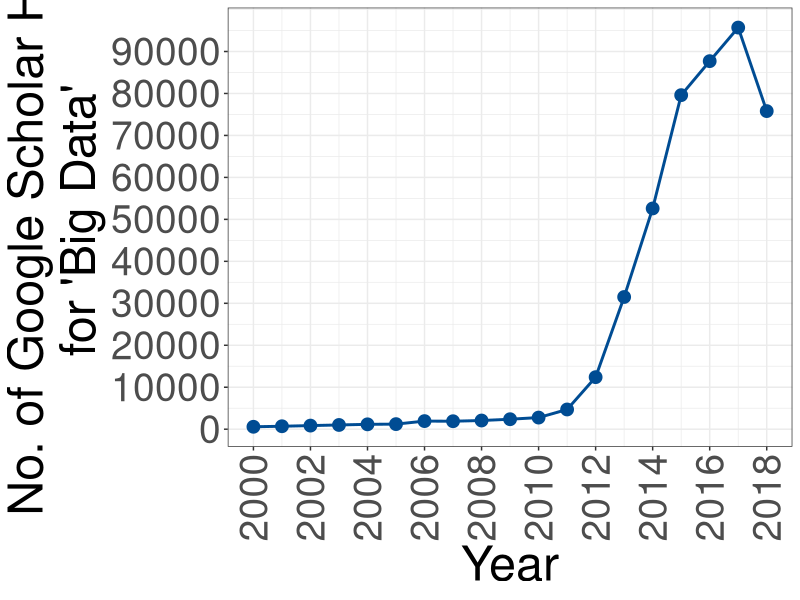
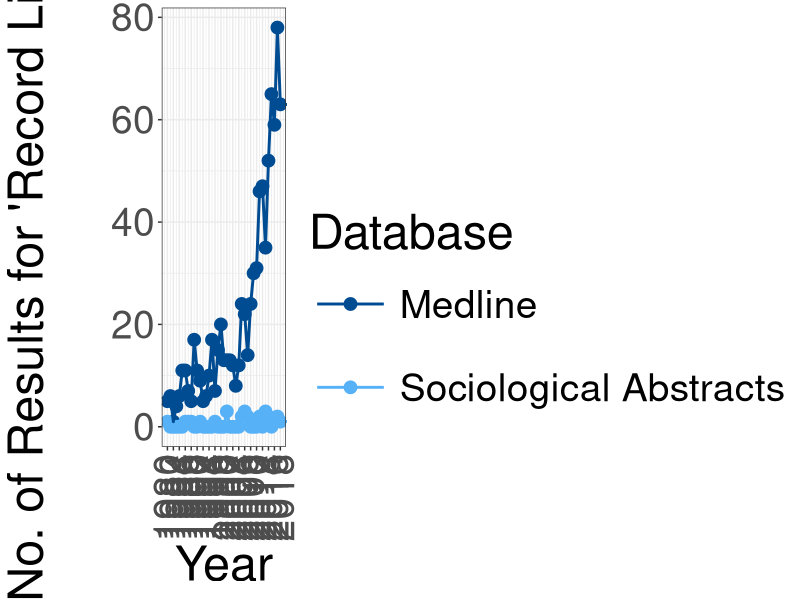
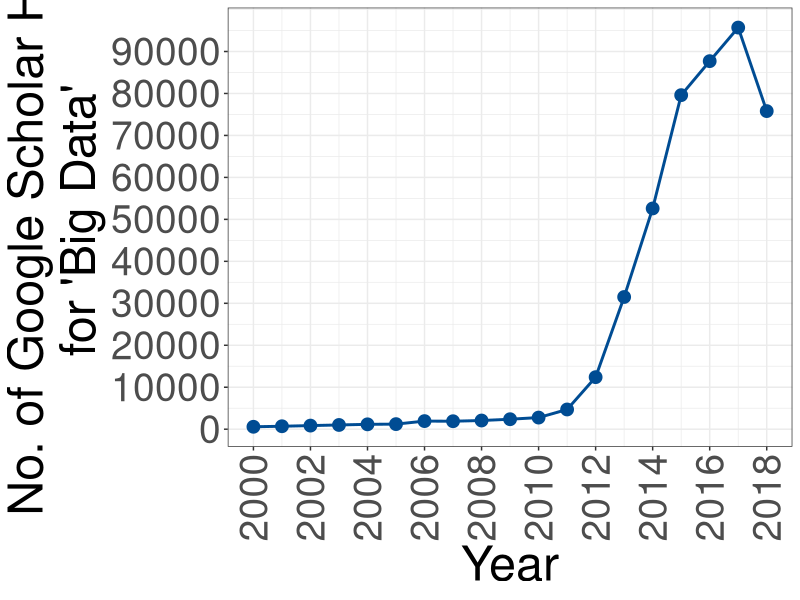
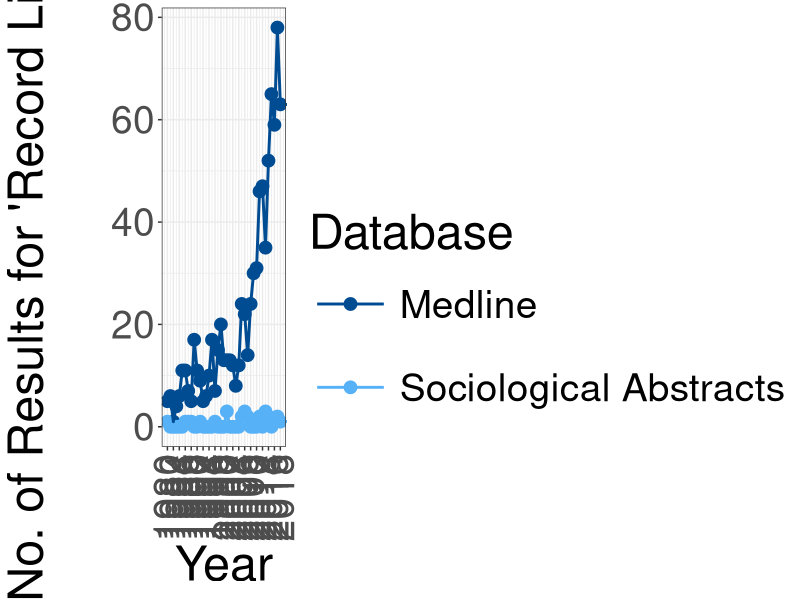

Source code (R) for these figures, in order:
library(tibble)
library(reshape2)
library(ggplot2)



## Code and data plot scholar "big data"
bigdat <- data.frame(years = 2000:2018,
   count = rev(c(75800, 95700, 87700, 79600, 52600, 31500, 12400, 4700, 2770, 2380,
      2070, 1900, 1930, 1210, 1160, 1010, 859, 703, 578)))

# Plot
p1 <- ggplot(data = bigdat, aes(y = count, x = (years)))
#p1 <- p1 + geom_smooth(se=F, method="loess", color="#004c93") #  Optional smoother
p1 <- p1 + geom_point(size=4,color="#004c93") #  Dots
p1 <- p1 + geom_line(size=1,color="#004c93") #  Line
p1 <- p1 + xlab("Year") + ylab("No. of Google Scholar Hits\n for 'Big Data'")
p1 <- p1 + scale_y_continuous(breaks = seq(0,90000,10000), labels = format(seq(0,90000,10000), scientific = FALSE)) # Breaks values
p1 <- p1 + scale_x_continuous(breaks = seq(2000,2018,2)) # Breaks years
p1   + theme_bw() +  theme(axis.text.x = element_text(angle = 90, vjust = 0.5), 
    panel.spacing = unit(0.85, "lines"), text = element_text(size=35),
    legend.justification=c(0.9,0.05), legend.key = element_blank(), 
    legend.key.size = unit(5,"char"), 
    strip.background = element_rect(colour='white',fill = 'white')) # Look
ggsave("./results/Scholar_Bigdata.pdf", 
    height=11, width=15, units="in", device=cairo_pdf()) # Fig 1.2


### Plot Medline vs sc Abstracts

# Sociological abstracts:
# ti("record linkage")
# Only journals
# 1980-2019
# Export als XLS, Extraktion der Jahre mit Notepad++
socabstracts <- c(1980,
1986,
1987,
1988,
1991,
1996,
2000,
2000,
2000,
2005,
2005,
2006,
2006,
2006,
2007,
2007,
2011,
2011,
2013,
2013,
2013,
2014,
2014,
2016,
2017,
2017,
2018)
# Create table with counts
soc1 <- data.frame(years= names(table(socabstracts)), 
    count = as.numeric(table(socabstracts)))
# Create table with zeroes for all years
soc2 <- data.frame(years= factor(1980:2018), 
    count = rep(0,length(factor(1980:2018))))
# Fill zeroes with the years that have counts in table soc1
soc2[soc2$years %in% soc1$years,2] <- soc1[soc1$years %in% soc2$years,2]
rm(soc1) # remove temporary table
# Add source for plotting and make year numeric
soc2$source = "Sociological Abstracts"
soc2$years =  as.numeric(as.character(soc2$years))


# Medline:
#  "record linkage".m_titl. 
# Only journal articles
# 1980-2018 einzeln abgefragt
# Zahl je Jahr herausgeschrieben
medline <- tribble(
~years, ~count,
2019,4  ,
2018,63 ,
2017,78 ,
2016,59 ,
2015,65 ,
2014,52 ,
2013,35 ,
2012,47 ,
2011,46 ,
2010,31 ,
2009,30 ,
2008,24 ,
2007,14 ,
2006,22 ,
2005,24 ,
2004,12 ,
2003,8  ,
2002,12 ,
2001,13 ,
2000,13 ,
1999,13 ,
1998,20 ,
1997,15 ,
1996,7  ,
1995,17 ,
1994,10 ,
1993,6  ,
1992,5  ,
1991,9  ,
1990,11 ,
1989,17 ,
1988,5  ,
1987,7  ,
1986,11 ,
1985,11 ,
1984,6  ,
1983,4  ,
1982,1  ,
1981,6  ,
1980,5  
) 
# Add source for plotting
medline$source = "Medline"

# Make plottable data frame, delete 2018
plotdat <- subset(rbind(medline,soc2), as.numeric(years) < 2019)
plotdat <- melt(plotdat, id.vars = c("years","source"))

# Plot
p1 <- ggplot(data = plotdat, aes(y = value, x = (years), group=source, color=source))
#p1 <- p1 + geom_smooth(se=F, method="loess", color="#004c93") #  optional smoother
p1 <- p1 + geom_point(size=4) #  points
p1 <- p1 + geom_line(size=1) #  lines
p1 <- p1 + xlab("Year") + ylab("No. of Results for 'Record Linkage'\n") # labels
p1 <- p1 + scale_color_manual(name = "Database", labels=
    c("Medline","Sociological Abstracts"), 
    values=c("#004c93","#56B1F7")) # Set colors
p1 <- p1 + scale_x_continuous(breaks = seq(1980,2018,2)) # set year breaks
p1   + theme_bw() +  theme(axis.text.x = element_text(angle = 90, vjust = 0.5), 
    panel.spacing = unit(0.85, "lines"), text = element_text(size=35),
    legend.justification=c(0.9,0.05), legend.key = element_blank(), 
    legend.key.size = unit(5,"char"), 
    strip.background = element_rect(colour='white',fill = 'white')) # look
ggsave("./results/RL_years.pdf", 
    height=11, width=18, units="in", device=cairo_pdf()) # Fig 1.1
